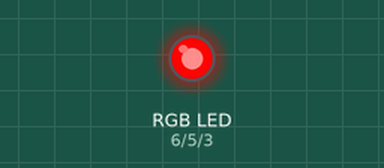
A sketch run on a simulated Arduino Leonardo, built with avr-gcc and run on an emulated ATmega32U4. Parts: an RGB LED mixed from three pins (HIGH = lit). Dim RGB values are drawn brighter than linear.

Above: at 0.05 s.
At 0.9 s:
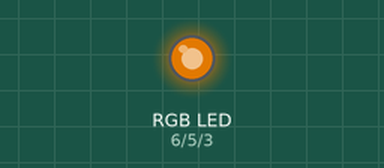
At 1.8 s:
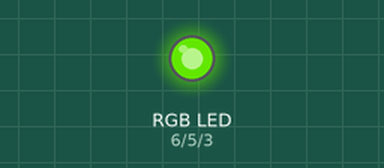
At 3.6 s:
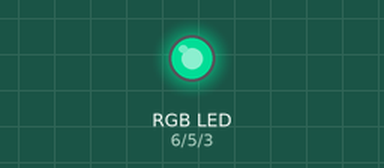
At 5.4 s:
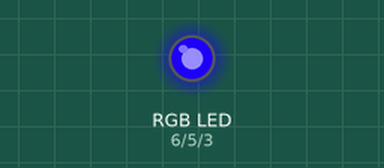
At 7.2 s:
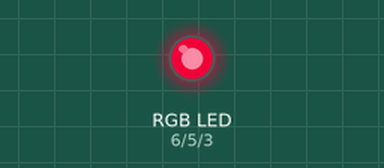
Timing chart, 0 to 10.0 s (numbered marks = the images above):
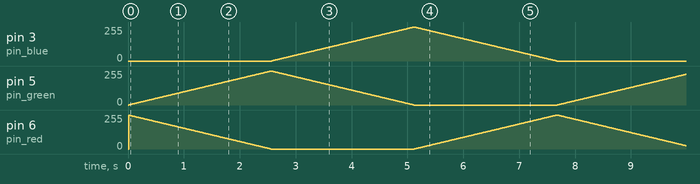

The sketch:

003-rgb-led.ino
```cpp
#define pin_red 6
#define pin_green 5
#define pin_blue 3

#define delay_time 10

int red = 255;
int green = 0;
int blue = 0;

void writeColors() {
  analogWrite(pin_red, red);
  analogWrite(pin_green, green);
  analogWrite(pin_blue, blue);
}

void setup() {
  pinMode(pin_red, OUTPUT);
  pinMode(pin_green, OUTPUT);
  pinMode(pin_blue, OUTPUT);

  Serial.begin(9600);
  while (!Serial)
    ;  // Wait untilSerial is ready - Leonardo

  writeColors();
}

void loop() {
  for (int i=0; i < 255; i++) {
    red -=1;
    green += 1;

    writeColors();
    delay(delay_time);
  }

  for (int i=0; i < 255; i++) {
    green -=1;
    blue += 1;

    writeColors();
    delay(delay_time);
  }

  for (int i=0; i < 255; i++) {
    blue -=1;
    red += 1;

    writeColors();
    delay(delay_time);
  }

}
```
